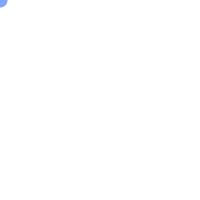
Frame 1 (no input)
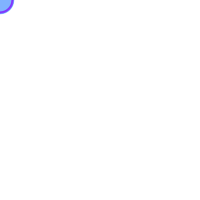
Frame 60 (the mouse pressed at the canvas centre just before this capture)
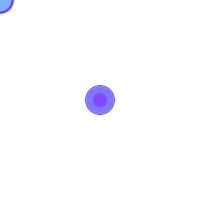
Frame 120 (the mouse held since frame 60 and released just before this capture)

The Processing sketch that drew these frames (run headless with seeded random() and noise(); from frame 60 on, the mouse is pressed at the canvas centre):

// Processing sketch: processing_29198
// ── processing_29198.pde

void setup(){
  size(200,200);
  background(255);
  frameRate(10);
  smooth();
}

void draw(){
  fill(128,random(256),255);
  noStroke();
  float es = random(10,30);
  ellipse(mouseX,mouseY,es,es);
}
